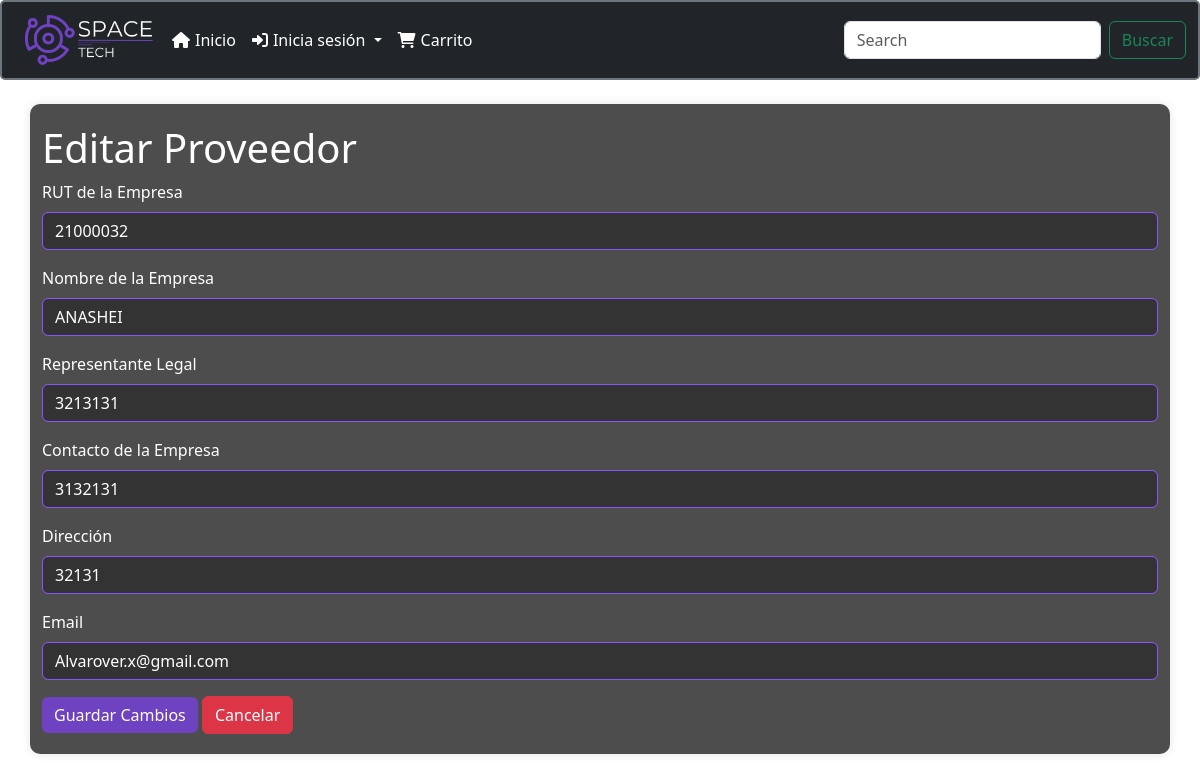
/proveedor/editar/28/, run on an earlier commit of the app's database.
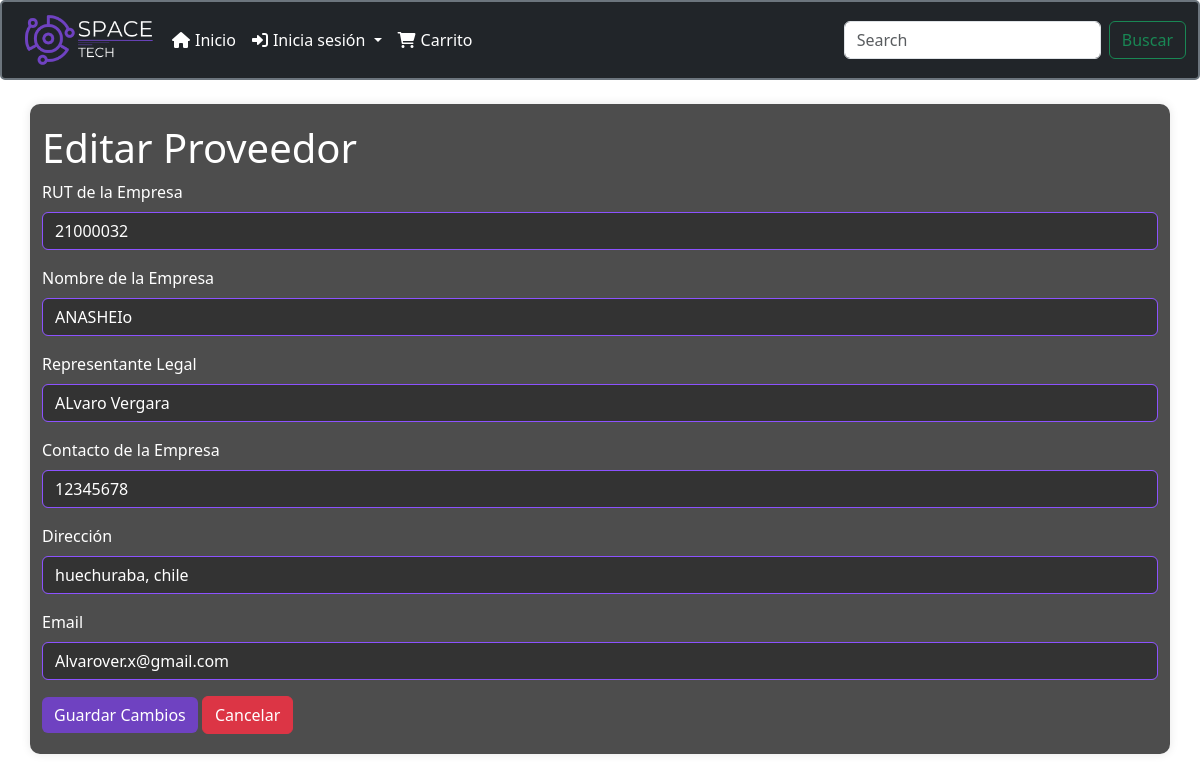
And on a later commit of the database.
### menu/models.py (models this page shows, shortened)
class Proveedor(models.Model):
    id_proveedor = models.AutoField(primary_key=True, editable=False)
    rut_empresa = models.CharField(max_length=13, verbose_name='RUT de la Empresa')
    nombre_empresa = models.CharField(max_length=100, verbose_name='Nombre de la Empresa')
    representante_legal = models.CharField(max_length=100, verbose_name='Representante Legal', default="")
    contacto_empresa = models.CharField(max_length=50, verbose_name='Contacto de la Empresa')
    direccion_proveedor = models.CharField(max_length=255, verbose_name='Dirección', default="sin direccion")
    email_proveedor = models.EmailField(max_length=70, unique=True, null=True, blank=True)

### menu/views.py (the view)
# urls.py: path('proveedor/editar/<int:id>/', editar_proveedor, name='editar_proveedor'),
def editar_proveedor(request, id):
    proveedor = get_object_or_404(Proveedor, pk=id)
    if request.method == 'POST':
        form = ProveedorForm(request.POST, instance=proveedor)
        if form.is_valid():
            form.save()
            return redirect('listar_proveedores')
    else:
        form = ProveedorForm(instance=proveedor)
    return render(request, 'editar_proveedor.html', {'form': form})

### menu/forms.py
class ProveedorForm(forms.ModelForm):
    class Meta:
        model = Proveedor
        fields = '__all__'

### menu/context_processors.py (called while the page is built)
def carrito_items_count(request):
    if request.user.is_authenticated:
        cart, created = Cart.objects.get_or_create(user=request.user)
        carrito_items_count = CartItem.objects.filter(cart=cart).aggregate(total_quantity=Sum('quantity'))['total_quantity'] or 0
    else:
        carrito_items_count = 0
    return {
        'carrito_items_count': carrito_items_count
    }

### menu/templates/editar_proveedor.html (shortened to what this page needs)
<!DOCTYPE html>
<html lang="es">
<head>
    <link href="https://cdn.jsdelivr.net/npm/bootstrap@5.1.3/dist/css/bootstrap.min.css" rel="stylesheet">
</head>
<body style="color: white;">
    {% include "plantilla/menu.html" %}
    <div class="container mt-4">
        <h1>Editar Proveedor</h1>
        <form method="post" class="needs-validation" novalidate>
            <div class="mb-3">
                <label for="id_rut_empresa" class="form-label">RUT de la Empresa</label>
                <input type="text" class="form-control" id="id_rut_empresa" name="rut_empresa" value="{{ form.rut_empresa.value }}" required>
            </div>
            <div class="mb-3">
                <label for="id_nombre_empresa" class="form-label">Nombre de la Empresa</label>
                <input type="text" class="form-control" id="id_nombre_empresa" name="nombre_empresa" value="{{ form.nombre_empresa.value }}" required>
            </div>
            <div class="mb-3">
                <label for="id_representante_legal" class="form-label">Representante Legal</label>
                <input type="text" class="form-control" id="id_representante_legal" name="representante_legal" value="{{ form.representante_legal.value }}">
            </div>
            <div class="mb-3">
                <label for="id_contacto_empresa" class="form-label">Contacto de la Empresa</label>
                <input type="text" class="form-control" id="id_contacto_empresa" name="contacto_empresa" value="{{ form.contacto_empresa.value }}" required>
            </div>
            <div class="mb-3">
                <label for="id_direccion_proveedor" class="form-label">Dirección</label>
                <input type="text" class="form-control" id="id_direccion_proveedor" name="direccion_proveedor" value="{{ form.direccion_proveedor.value }}">
            </div>
            <div class="mb-3">
                <label for="id_email_proveedor" class="form-label">Email</label>
                <input type="email" class="form-control" id="id_email_proveedor" name="email_proveedor" value="{{ form.email_proveedor.value }}">
            </div>
            <button type="submit" class="btn btn-primary">Guardar Cambios</button>
            <a href="{% url 'listar_proveedores' %}" class="btn btn-danger">Cancelar</a>
        </form>
    </div>
</body>
</html>

What changed in the data, as far as the page shows it:
changed Proveedor "Alvarover.x@gmail.com": nombre_empresa "ANASHEI" → "ANASHEIo"; representante_legal "3213131" → "ALvaro Vergara"; contacto_empresa "3132131" → "12345678"; direccion_proveedor "32131" → "huechuraba, chile"
